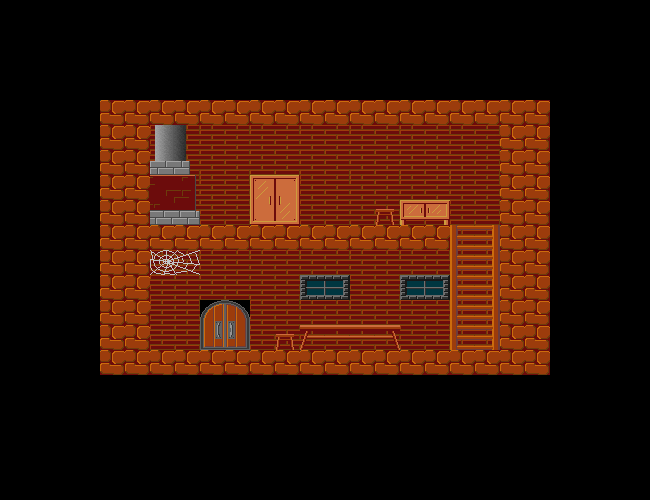

Below is a game level as drawn by its tile map, then a one-line description and the .tmx that defines it (tile-layer data replaced by summaries):
An orthogonal 13x20 tile map with 50x25 px tiles, 10 tile layers (Background1, Background2, Gates, Platforms, ...), 11 tilesets and 3 objects (door1, cupboard1, cupboard2).

<map version="1.0" orientation="orthogonal" renderorder="right-down" width="13" height="20" tilewidth="50" tileheight="25" nextobjectid="39">
 <tileset firstgid="1" name="Prizes" tilewidth="32" tileheight="25" tilecount="16" columns="8">
  <image source="../../assets/sprites/tiles/prizes.png" width="256" height="50" />
  <tile id="8">
   <properties>
    <property name="name" value="strawberry" />
   </properties>
  </tile>
  <tile id="13">
   <properties>
    <property name="name" value="donut" />
   </properties>
  </tile>
 </tileset>
 <tileset firstgid="17" name="Garden" tilewidth="50" tileheight="25" tilecount="52" columns="13">
  <image source="../../assets/sprites/tiles/garden.gif" width="650" height="100" />
  <terraintypes>
   <terrain name="1" tile="-1" />
  </terraintypes>
  <tile id="1" terrain="0,0,0,0" />
  <tile id="2" terrain=",,,0" />
  <tile id="3" terrain="0,0,0,0" />
  <tile id="40">
   <properties>
    <property name="Collision" type="bool" value="true" />
   </properties>
  </tile>
 </tileset>
 <tileset firstgid="69" name="Blocks" tilewidth="50" tileheight="25" tilecount="18" columns="6">
  <image source="../../assets/sprites/tiles/blocks.gif" width="300" height="75" />
  <tile id="0">
   <properties>
    <property name="block_type" value="test" />
   </properties>
  </tile>
 </tileset>
 <tileset firstgid="87" name="Doors" tilewidth="50" tileheight="25" tilecount="24" columns="2">
  <image source="../../assets/sprites/tiles/doors.gif" width="100" height="300" />
 </tileset>
 <tileset firstgid="111" name="Walls" tilewidth="50" tileheight="25" tilecount="22" columns="2">
  <image source="../../assets/sprites/tiles/walls.gif" width="100" height="275" />
 </tileset>
 <tileset firstgid="133" name="Windows" tilewidth="50" tileheight="25" tilecount="72" columns="8">
  <image source="../../assets/sprites/tiles/Windows.png" width="400" height="225" />
 </tileset>
 <tileset firstgid="205" name="Furniture" tilewidth="50" tileheight="25" tilecount="136" columns="17">
  <image source="../../assets/sprites/tiles/furniture.gif" width="850" height="200" />
 </tileset>
 <tileset firstgid="341" name="Goods" tilewidth="50" tileheight="25" tilecount="14" columns="2">
  <image source="../../assets/sprites/tiles/goods.gif" width="100" height="175" />
  <tile id="1">
   <properties>
    <property name="name" value="hammer" />
   </properties>
  </tile>
  <tile id="9">
   <properties>
    <property name="name" value="book" />
   </properties>
  </tile>
 </tileset>
 <tileset firstgid="355" name="Keys" tilewidth="50" tileheight="25" tilecount="5" columns="1">
  <image source="../../assets/sprites/tiles/keys.gif" width="50" height="125" />
  <tile id="0">
   <properties>
    <property name="name" value="golden-key" />
   </properties>
  </tile>
  <tile id="1">
   <properties>
    <property name="name" value="metal-key-1" />
   </properties>
  </tile>
  <tile id="2">
   <properties>
    <property name="name" value="metal-key-2" />
   </properties>
  </tile>
  <tile id="3">
   <properties>
    <property name="name" value="metal-key-3" />
   </properties>
  </tile>
  <tile id="4">
   <properties>
    <property name="name" value="metal-key-4" />
   </properties>
  </tile>
 </tileset>
 <tileset firstgid="360" name="Chandeliers" tilewidth="50" tileheight="25" tilecount="12" columns="2">
  <image source="../../assets/sprites/tiles/chandeliers.gif" width="100" height="150" />
 </tileset>
 <tileset firstgid="372" name="Characters" tilewidth="50" tileheight="25" tilecount="24" columns="6">
  <image source="../../assets/sprites/tiles/characters.gif" width="300" height="100" />
 </tileset>
 <layer name="Background1" width="13" height="20">
  <data>[260 cells, 216 non-empty, 4 distinct tile ids]</data>
 </layer>
 <layer name="Background2" width="13" height="20">
  <data>[260 cells, 9 non-empty, 8 distinct tile ids]</data>
 </layer>
 <layer name="Gates" width="13" height="20">
  <properties>
   <property name="gate" type="bool" value="true" />
  </properties>
  <data>[260 cells, 5 non-empty, 5 distinct tile ids]</data>
 </layer>
 <layer name="Platforms" width="13" height="20">
  <properties>
   <property name="platform" type="bool" value="true" />
  </properties>
  <data>[260 cells, 42 non-empty, 1 distinct tile ids]</data>
 </layer>
 <layer name="Stairs" width="13" height="20">
  <properties>
   <property name="stair" type="bool" value="true" />
  </properties>
  <data>[260 cells, 5 non-empty, 2 distinct tile ids]</data>
 </layer>
 <layer name="Prizes" width="13" height="20" offsetx="9" offsety="0">
  <properties>
   <property name="prize" type="bool" value="true" />
  </properties>
  <data>[260 cells, 2 non-empty, 2 distinct tile ids]</data>
 </layer>
 <layer name="Goods" width="13" height="20">
  <properties>
   <property name="goods" type="bool" value="true" />
  </properties>
  <data>[260 cells, 0 non-empty, 0 distinct tile ids]</data>
 </layer>
 <layer name="Doors" width="13" height="20">
  <data>[260 cells, 5 non-empty, 5 distinct tile ids]</data>
 </layer>
 <layer name="Blocks" width="13" height="20">
  <properties>
   <property name="block" type="bool" value="true" />
  </properties>
  <data>[260 cells, 0 non-empty, 0 distinct tile ids]</data>
 </layer>
 <objectgroup name="Gates">
  <properties>
   <property name="cover_layer" value="Doors" />
  </properties>
  <object id="36" name="door1" x="200" y="300" width="50" height="50">
   <properties>
    <property name="gate_target" value="door1:s1_1" />
    <property name="lock" value="" />
   </properties>
  </object>
  <object id="37" name="cupboard1" x="250" y="175" width="50" height="50">
   <properties>
    <property name="lock" value="" />
   </properties>
  </object>
  <object id="38" name="cupboard2" x="400" y="175" width="50" height="50">
   <properties>
    <property name="lock" value="" />
   </properties>
  </object>
 </objectgroup>
 <layer name="Goods2" width="13" height="20">
  <properties>
   <property name="goods" type="bool" value="true" />
  </properties>
  <data>[260 cells, 0 non-empty, 0 distinct tile ids]</data>
 </layer>
</map>